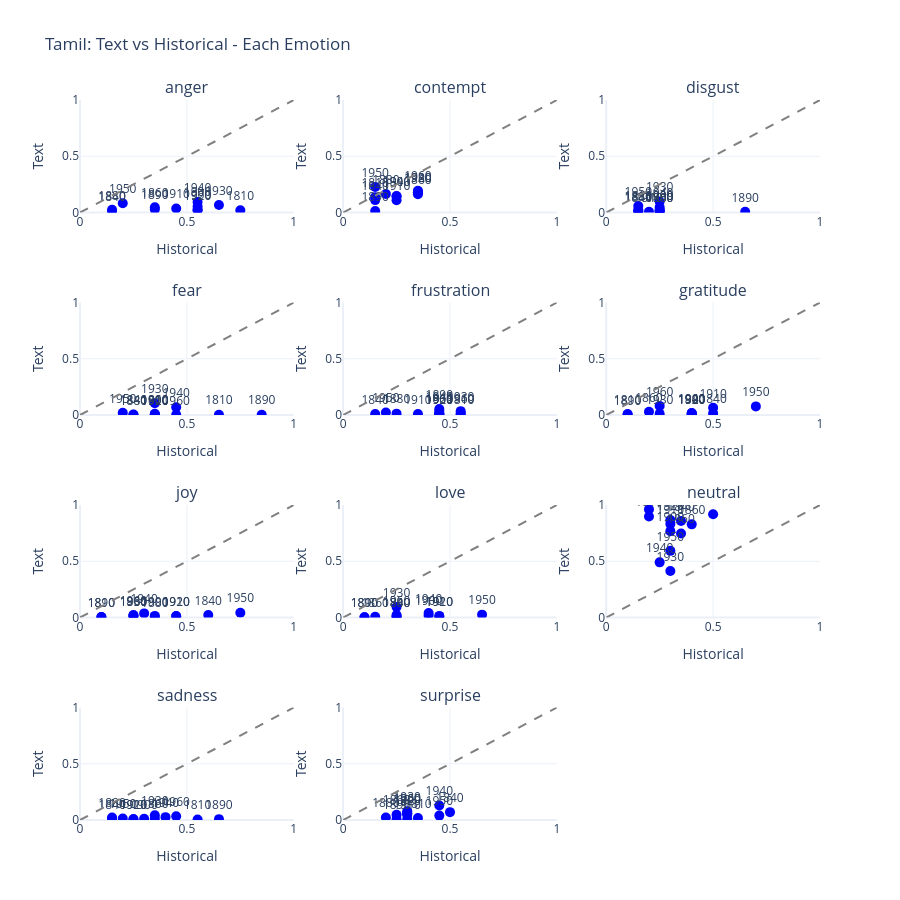

Notebook source saved alongside this figure:
### Code cell
plot_emotion_scatters(merged_tamil, 'Tamil')

### Figure 1 — Plotly figure (JSON) as saved in the notebook; plotly's stock layout.template omitted (floating-point values rounded to 4 significant figures)
{"data": [{"marker": {"color": "blue", "size": 10}, "mode": "markers+text", "showlegend": false, "text": ["1810", "1840", "1860", "1880", "1890", "1900", "1910", "1920", "1930", "1940", "1950", "1960"], "textposition": "top center", "type": "scatter", "x": [0.75, 0.15, 0.35, 0.15, 0.35, 0.55, 0.45, 0.55, 0.65, 0.55, 0.2, 0.55], "xaxis": "x", "y": [0.02035, 0.007721, 0.04705, 0.02338, 0.02624, 0.05241, 0.03541, 0.02049, 0.0665, 0.09384, 0.08244, 0.02524], "yaxis": "y"}, {"line": {"color": "gray", "dash": "dash"}, "mode": "lines", "showlegend": false, "type": "scatter", "x": [0, 1], "xaxis": "x", "y": [0, 1], "yaxis": "y"}, {"marker": {"color": "blue", "size": 10}, "mode": "markers+text", "showlegend": false, "text": ["1810", "1840", "1860", "1880", "1890", "1900", "1910", "1920", "1930", "1940", "1950", "1960"], "textposition": "top center", "type": "scatter", "x": [0.15, 0.15, 0.35, 0.2, 0.15, 0.25, 0.25, 0.35, 0.35, 0.25, 0.15, 0.35], "xaxis": "x2", "y": [0.1364, 0.1101, 0.162, 0.1637, 0.01397, 0.1472, 0.1085, 0.1784, 0.1808, 0.143, 0.226, 0.1937], "yaxis": "y2"}, {"line": {"color": "gray", "dash": "dash"}, "mode": "lines", "showlegend": false, "type": "scatter", "x": [0, 1], "xaxis": "x2", "y": [0, 1], "yaxis": "y2"}, {"marker": {"color": "blue", "size": 10}, "mode": "markers+text", "showlegend": false, "text": ["1810", "1840", "1860", "1880", "1890", "1900", "1910", "1920", "1930", "1940", "1950", "1960"], "textposition": "top center", "type": "scatter", "x": [0.15, 0.15, 0.25, 0.15, 0.65, 0.25, 0.2, 0.25, 0.25, 0.25, 0.15, 0.25], "xaxis": "x3", "y": [0.02319, 0.004316, 0.006181, 0.01355, 0.005655, 0.02283, 0.00627, 0.01801, 0.09844, 0.04538, 0.05816, 0.005131], "yaxis": "y3"}, {"line": {"color": "gray", "dash": "dash"}, "mode": "lines", "showlegend": false, "type": "scatter", "x": [0, 1], "xaxis": "x3", "y": [0, 1], "yaxis": "y3"}, {"marker": {"color": "blue", "size": 10}, "mode": "markers+text", "showlegend": false, "text": ["1810", "1840", "1860", "1880", "1890", "1900", "1910", "1920", "1930", "1940", "1950", "1960"], "textposition": "top center", "type": "scatter", "x": [0.65, 0.25, 0.35, 0.25, 0.85, 0.35, 0.35, 0.35, 0.35, 0.45, 0.2, 0.45], "xaxis": "x4", "y": [0.002464, 0.003488, 0.002416, 0.001688, 0.002866, 0.01043, 0.001362, 0.002265, 0.1042, 0.06849, 0.01932, 0.001651], "yaxis": "y4"}, {"line": {"color": "gray", "dash": "dash"}, "mode": "lines", "showlegend": false, "type": "scatter", "x": [0, 1], "xaxis": "x4", "y": [0, 1], "yaxis": "y4"}, {"marker": {"color": "blue", "size": 10}, "mode": "markers+text", "showlegend": false, "text": ["1810", "1840", "1860", "1880", "1890", "1900", "1910", "1920", "1930", "1940", "1950", "1960"], "textposition": "top center", "type": "scatter", "x": [0.55, 0.15, 0.45, 0.25, 0.45, 0.45, 0.35, 0.45, 0.55, 0.45, 0.2, 0.55], "xaxis": "x5", "y": [0.007063, 0.007974, 0.01512, 0.01202, 0.05399, 0.01082, 0.008549, 0.009015, 0.03426, 0.0357, 0.02288, 0.01568], "yaxis": "y5"}, {"line": {"color": "gray", "dash": "dash"}, "mode": "lines", "showlegend": false, "type": "scatter", "x": [0, 1], "xaxis": "x5", "y": [0, 1], "yaxis": "y5"}, {"marker": {"color": "blue", "size": 10}, "mode": "markers+text", "showlegend": false, "text": ["1810", "1840", "1860", "1880", "1890", "1900", "1910", "1920", "1930", "1940", "1950", "1960"], "textposition": "top center", "type": "scatter", "x": [0.1, 0.5, 0.2, 0.4, 0.1, 0.4, 0.5, 0.4, 0.25, 0.4, 0.7, 0.25], "xaxis": "x6", "y": [0.009047, 0.01432, 0.0279, 0.003594, 0.002093, 0.01695, 0.06426, 0.01056, 0.009986, 0.01529, 0.07651, 0.0809], "yaxis": "y6"}, {"line": {"color": "gray", "dash": "dash"}, "mode": "lines", "showlegend": false, "type": "scatter", "x": [0, 1], "xaxis": "x6", "y": [0, 1], "yaxis": "y6"}, {"marker": {"color": "blue", "size": 10}, "mode": "markers+text", "showlegend": false, "text": ["1810", "1840", "1860", "1880", "1890", "1900", "1910", "1920", "1930", "1940", "1950", "1960"], "textposition": "top center", "type": "scatter", "x": [0.1, 0.6, 0.25, 0.35, 0.1, 0.35, 0.45, 0.45, 0.25, 0.3, 0.75, 0.25], "xaxis": "x7", "y": [0.004009, 0.02116, 0.01552, 0.006107, 0.003729, 0.01425, 0.01356, 0.01124, 0.01257, 0.03662, 0.04241, 0.02174], "yaxis": "y7"}, {"line": {"color": "gray", "dash": "dash"}, "mode": "lines", "showlegend": false, "type": "scatter", "x": [0, 1], "xaxis": "x7", "y": [0, 1], "yaxis": "y7"}, {"marker": {"color": "blue", "size": 10}, "mode": "markers+text", "showlegend": false, "text": ["1810", "1840", "1860", "1880", "1890", "1900", "1910", "1920", "1930", "1940", "1950", "1960"], "textposition": "top center", "type": "scatter", "x": [0.1, 0.25, 0.15, 0.25, 0.1, 0.4, 0.45, 0.45, 0.25, 0.4, 0.65, 0.25], "xaxis": "x8", "y": [0.002298, 0.006375, 0.005643, 0.006502, 0.00189, 0.01766, 0.01429, 0.007235, 0.09357, 0.03906, 0.02548, 0.02218], "yaxis": "y8"}, {"line": {"color": "gray", "dash": "dash"}, "mode": "lines", "showlegend": false, "type": "scatter", "x": [0, 1], "xaxis": "x8", "y": [0, 1], "yaxis": "y8"}, {"marker": {"color": "blue", "size": 10}, "mode": "markers+text", "showlegend": false, "text": ["1810", "1840", "1860", "1880", "1890", "1900", "1910", "1920", "1930", "1940", "1950", "1960"], "textposition": "top center", "type": "scatter", "x": [0.2, 0.35, 0.4, 0.5, 0.2, 0.3, 0.3, 0.3, 0.3, 0.25, 0.3, 0.35], "xaxis": "x9", "y": [0.8974, 0.8578, 0.828, 0.9182, 0.9611, 0.7675, 0.832, 0.8657, 0.4136, 0.4902, 0.5924, 0.7461], "yaxis": "y9"}, {"line": {"color": "gray", "dash": "dash"}, "mode": "lines", "showlegend": false, "type": "scatter", "x": [0, 1], "xaxis": "x9", "y": [0, 1], "yaxis": "y9"}, {"marker": {"color": "blue", "size": 10}, "mode": "markers+text", "showlegend": false, "text": ["1810", "1840", "1860", "1880", "1890", "1900", "1910", "1920", "1930", "1940", "1950", "1960"], "textposition": "top center", "type": "scatter", "x": [0.55, 0.15, 0.35, 0.15, 0.65, 0.3, 0.25, 0.25, 0.35, 0.4, 0.2, 0.45], "xaxis": "x10", "y": [0.003806, 0.01026, 0.01369, 0.02288, 0.007592, 0.01027, 0.004242, 0.007923, 0.04176, 0.02541, 0.01362, 0.03293], "yaxis": "y10"}, {"line": {"color": "gray", "dash": "dash"}, "mode": "lines", "showlegend": false, "type": "scatter", "x": [0, 1], "xaxis": "x10", "y": [0, 1], "yaxis": "y10"}, {"marker": {"color": "blue", "size": 10}, "mode": "markers+text", "showlegend": false, "text": ["1810", "1840", "1860", "1880", "1890", "1900", "1910", "1920", "1930", "1940", "1950", "1960"], "textposition": "top center", "type": "scatter", "x": [0.35, 0.5, 0.25, 0.2, 0.25, 0.3, 0.3, 0.3, 0.3, 0.45, 0.45, 0.3], "xaxis": "x11", "y": [0.0172, 0.06976, 0.0468, 0.02248, 0.003934, 0.05721, 0.009375, 0.04643, 0.07686, 0.1292, 0.0391, 0.06097], "yaxis": "y11"}, {"line": {"color": "gray", "dash": "dash"}, "mode": "lines", "showlegend": false, "type": "scatter", "x": [0, 1], "xaxis": "x11", "y": [0, 1], "yaxis": "y11"}], "layout": {"annotations": [{"font": {"size": 16}, "showarrow": false, "text": "anger", "x": 0.1444, "xanchor": "center", "xref": "paper", "y": 1, "yanchor": "bottom", "yref": "paper"}, {"font": {"size": 16}, "showarrow": false, "text": "contempt", "x": 0.5, "xanchor": "center", "xref": "paper", "y": 1, "yanchor": "bottom", "yref": "paper"}, {"font": {"size": 16}, "showarrow": false, "text": "disgust", "x": 0.8556, "xanchor": "center", "xref": "paper", "y": 1, "yanchor": "bottom", "yref": "paper"}, {"font": {"size": 16}, "showarrow": false, "text": "fear", "x": 0.1444, "xanchor": "center", "xref": "paper", "y": 0.7188, "yanchor": "bottom", "yref": "paper"}, {"font": {"size": 16}, "showarrow": false, "text": "frustration", "x": 0.5, "xanchor": "center", "xref": "paper", "y": 0.7188, "yanchor": "bottom", "yref": "paper"}, {"font": {"size": 16}, "showarrow": false, "text": "gratitude", "x": 0.8556, "xanchor": "center", "xref": "paper", "y": 0.7188, "yanchor": "bottom", "yref": "paper"}, {"font": {"size": 16}, "showarrow": false, "text": "joy", "x": 0.1444, "xanchor": "center", "xref": "paper", "y": 0.4375, "yanchor": "bottom", "yref": "paper"}, {"font": {"size": 16}, "showarrow": false, "text": "love", "x": 0.5, "xanchor": "center", "xref": "paper", "y": 0.4375, "yanchor": "bottom", "yref": "paper"}, {"font": {"size": 16}, "showarrow": false, "text": "neutral", "x": 0.8556, "xanchor": "center", "xref": "paper", "y": 0.4375, "yanchor": "bottom", "yref": "paper"}, {"font": {"size": 16}, "showarrow": false, "text": "sadness", "x": 0.1444, "xanchor": "center", "xref": "paper", "y": 0.1562, "yanchor": "bottom", "yref": "paper"}, {"font": {"size": 16}, "showarrow": false, "text": "surprise", "x": 0.5, "xanchor": "center", "xref": "paper", "y": 0.1562, "yanchor": "bottom", "yref": "paper"}], "height": 900, "title": {"text": "Tamil: Text vs Historical - Each Emotion"}, "xaxis": {"anchor": "y", "domain": [0, 0.2889], "range": [0, 1], "title": {"text": "Historical"}}, "xaxis10": {"anchor": "y10", "domain": [0, 0.2889], "range": [0, 1], "title": {"text": "Historical"}}, "xaxis11": {"anchor": "y11", "domain": [0.3556, 0.6444], "range": [0, 1], "title": {"text": "Historical"}}, "xaxis12": {"anchor": "y12", "domain": [0.7111, 1], "range": [0, 1], "title": {"text": "Historical"}}, "xaxis2": {"anchor": "y2", "domain": [0.3556, 0.6444], "range": [0, 1], "title": {"text": "Historical"}}, "xaxis3": {"anchor": "y3", "domain": [0.7111, 1], "range": [0, 1], "title": {"text": "Historical"}}, "xaxis4": {"anchor": "y4", "domain": [0, 0.2889], "range": [0, 1], "title": {"text": "Historical"}}, "xaxis5": {"anchor": "y5", "domain": [0.3556, 0.6444], "range": [0, 1], "title": {"text": "Historical"}}, "xaxis6": {"anchor": "y6", "domain": [0.7111, 1], "range": [0, 1], "title": {"text": "Historical"}}, "xaxis7": {"anchor": "y7", "domain": [0, 0.2889], "range": [0, 1], "title": {"text": "Historical"}}, "xaxis8": {"anchor": "y8", "domain": [0.3556, 0.6444], "range": [0, 1], "title": {"text": "Historical"}}, "xaxis9": {"anchor": "y9", "domain": [0.7111, 1], "range": [0, 1], "title": {"text": "Historical"}}, "yaxis": {"anchor": "x", "domain": [0.8438, 1], "range": [0, 1], "title": {"text": "Text"}}, "yaxis10": {"anchor": "x10", "domain": [0, 0.1562], "range": [0, 1], "title": {"text": "Text"}}, "yaxis11": {"anchor": "x11", "domain": [0, 0.1562], "range": [0, 1], "title": {"text": "Text"}}, "yaxis12": {"anchor": "x12", "domain": [0, 0.1562], "range": [0, 1], "title": {"text": "Text"}}, "yaxis2": {"anchor": "x2", "domain": [0.8438, 1], "range": [0, 1], "title": {"text": "Text"}}, "yaxis3": {"anchor": "x3", "domain": [0.8438, 1], "range": [0, 1], "title": {"text": "Text"}}, "yaxis4": {"anchor": "x4", "domain": [0.5625, 0.7188], "range": [0, 1], "title": {"text": "Text"}}, "yaxis5": {"anchor": "x5", "domain": [0.5625, 0.7188], "range": [0, 1], "title": {"text": "Text"}}, "yaxis6": {"anchor": "x6", "domain": [0.5625, 0.7188], "range": [0, 1], "title": {"text": "Text"}}, "yaxis7": {"anchor": "x7", "domain": [0.2812, 0.4375], "range": [0, 1], "title": {"text": "Text"}}, "yaxis8": {"anchor": "x8", "domain": [0.2812, 0.4375], "range": [0, 1], "title": {"text": "Text"}}, "yaxis9": {"anchor": "x9", "domain": [0.2812, 0.4375], "range": [0, 1], "title": {"text": "Text"}}}}
